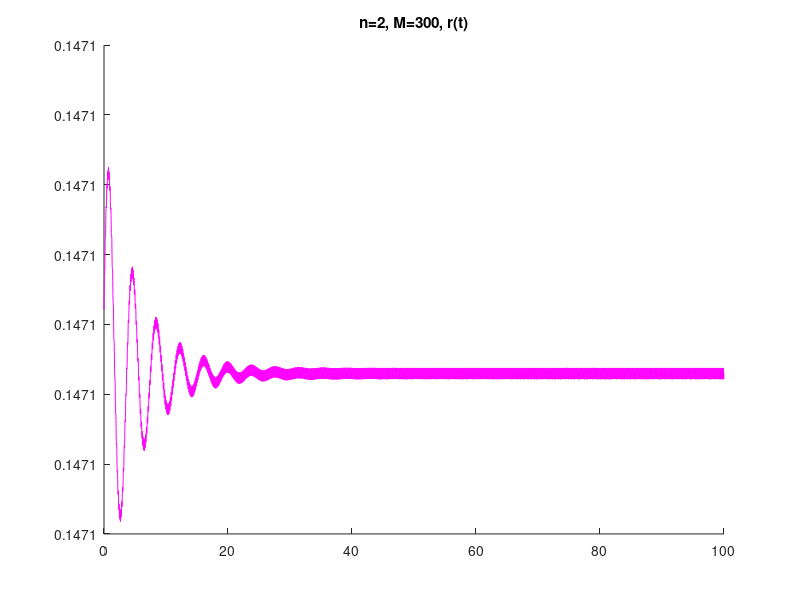
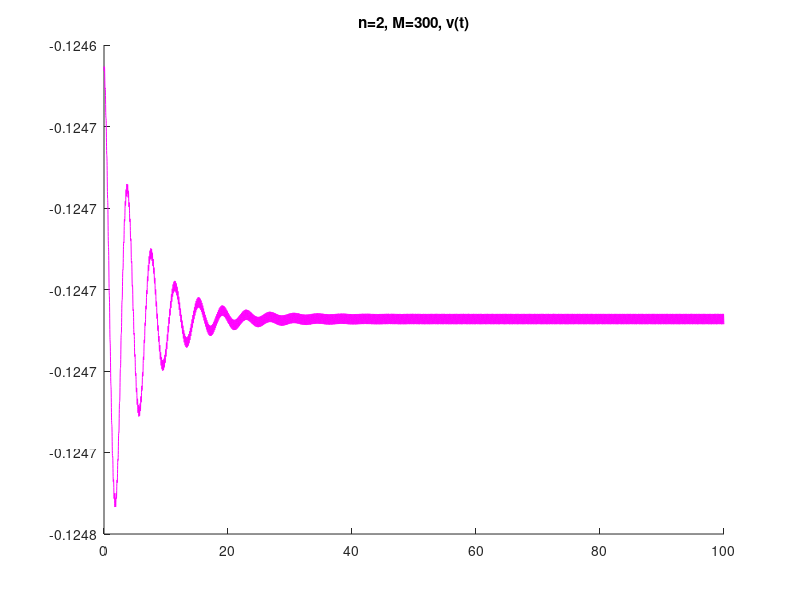
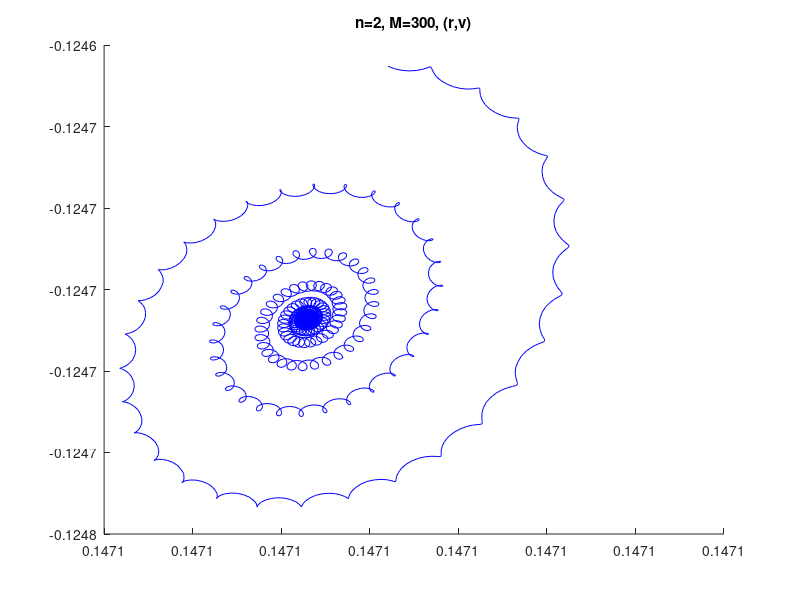

Here is the MATLAB script that generated these plots, in order:
function plot_GN_v
%----------------------------------------------------------------------
% Here we plot the graphs from the output from truncated equations for
% Fourier components, with Gaussian heterogeneity;
%----------------------------------------------------------------------
%-------------------------------------------------------------------------------------------
%Yz1(nq,1:4)=[t(1:end-1,1) Rv(1:end-1,1) Vv(1:end-1,1) ym(1:end-1,Ns+1)];
% Rv -> averaged spiking rate;
% Vv -> averaged potential;
% ym(:,Ns+1) -> solution of the relaxation equation
load('GM_dyn.mat','Yz1'); % time series of solution; M=300;
Yz1(:,1)=Yz1(:,1)-Yz1(1,1); % shifting the timne scale;
Yz1t=Yz1;
%-------------------------------------------------------------------------------------------
%Yz1c(nq,1:4)=[t(1:end-1,1) rv(1:end-1,1) vv(1:end-1,1) ym(1:end-1,Ns+1)];
%-------------------------------------------------------------------------------------------
% Plotting the results:
%-------------------------------------------------------------------------------------------
f3=figure
title('n=2, M=300, r(t)');
hold on
plot(Yz1t(:,1),Yz1t(:,2),'m-'); % r(t)
hold off



f4=figure
title('n=2, M=300, v(t)');
hold on
plot(Yz1t(:,1),Yz1t(:,3),'m-'); % v(t)
hold off


f5=figure
title('n=2, M=300, (r,v)');
hold on
plot(Yz1t(:,2),Yz1t(:,3),'b-'); % (r(t),v(t))
hold off

end